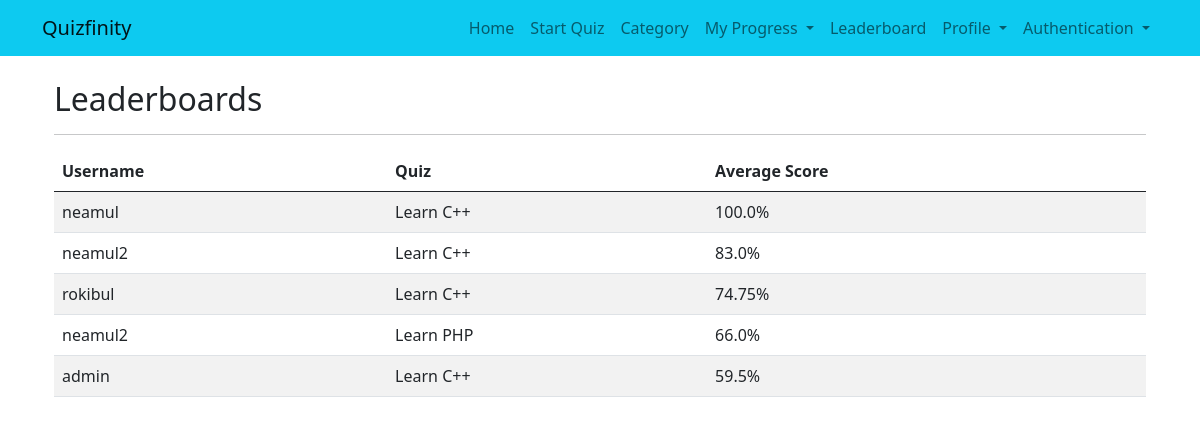
/quiz/leaderboard/ (signed in), run on the app's committed database.
### quizzes/models.py (models this page shows, shortened)
class Quiz(models.Model):
    CATEGORY_CHOICES = (
        ('C', 'C'),
        ('CPP', 'CPP'),
        ('Python', 'Python'),
        ('Java', 'Java'),
        ('PHP', 'PHP'),
    )
    title = models.CharField(max_length=255)
    description = models.TextField(default="Default description")
    category = models.CharField(max_length=50, choices=CATEGORY_CHOICES)
    time_limit = models.PositiveIntegerField(default=0)  # 0 means no time limit
    average_rating = models.DecimalField(max_digits=3, decimal_places=2, default=0.00)

### quizzes/views.py (the view)
# urls.py: path('leaderboard/', views.leaderboards, name='leaderboards'),
def leaderboards(request):
    top_scores = UserQuizHistory.objects.values('user__username', 'quiz__title').annotate(avg_score=Avg('score')).order_by('-avg_score')[:10]
    return render(request, 'quizzes/leaderboards.html', {'top_scores': top_scores})

### quizzes/templates/quizzes/leaderboards.html
{% extends "base.html" %}
{% block content %}
<div class="container">
    <h2 class="mt-4">Leaderboards</h2>
    <hr>
    <div class="table-responsive">
        <table class="table table-striped">
            <thead>
                <tr>
                    <th>Username</th>
                    <th>Quiz</th>
                    <th>Average Score</th>
                </tr>
            </thead>
            <tbody>
                {% for score in top_scores %}
                <tr>
                    <td>{{ score.user__username }}</td>
                    <td>{{ score.quiz__title }}</td>
                    <td>{{ score.avg_score }}%</td>
                </tr>
                {% endfor %}
            </tbody>
        </table>
    </div>
</div>
{% endblock %}

### data on the page
Quiz: user__username "neamul", quiz__title "Learn C++", avg_score "100.0", user__username "neamul2", avg_score "83.0", user__username "rokibul", avg_score "74.75"
Quiz: user__username "neamul2", quiz__title "Learn PHP", avg_score "66.0"

### other printed values
{{ score.user__username }} "admin"
{{ score.quiz__title }} "Learn C++"
{{ score.avg_score }} "59.5"
